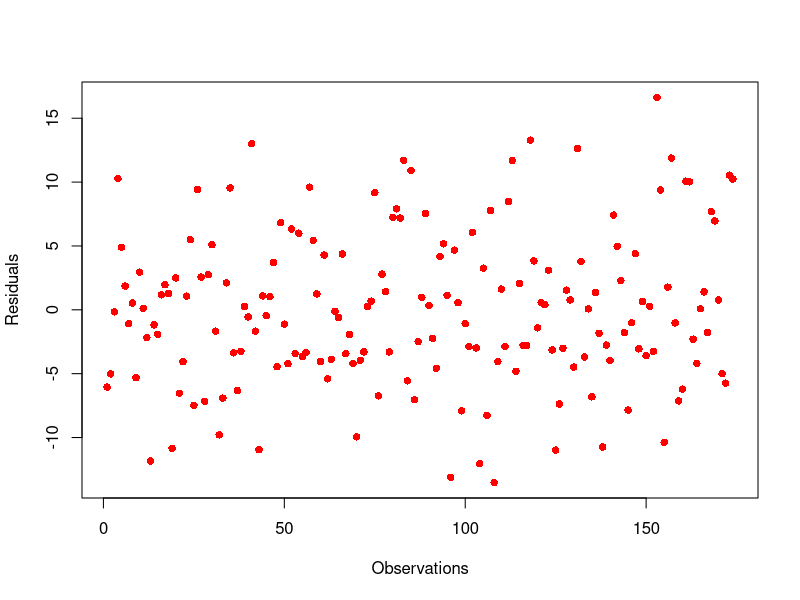
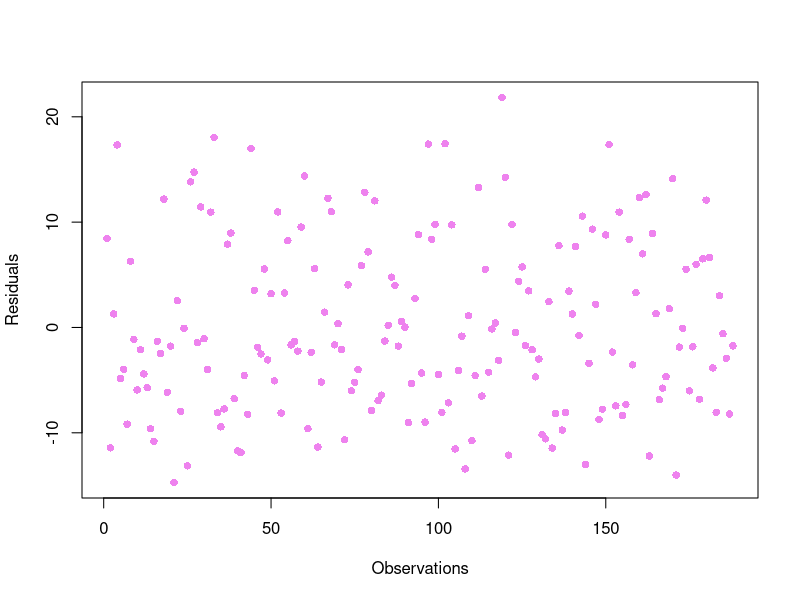
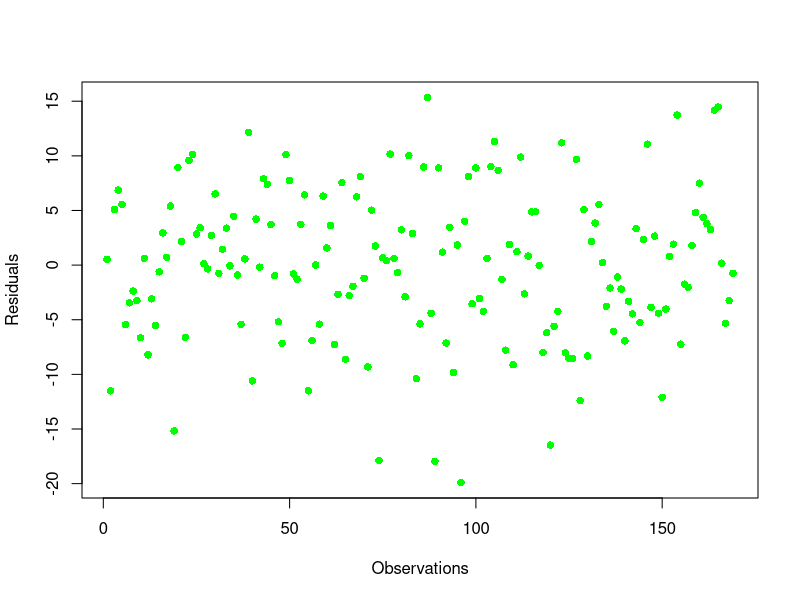
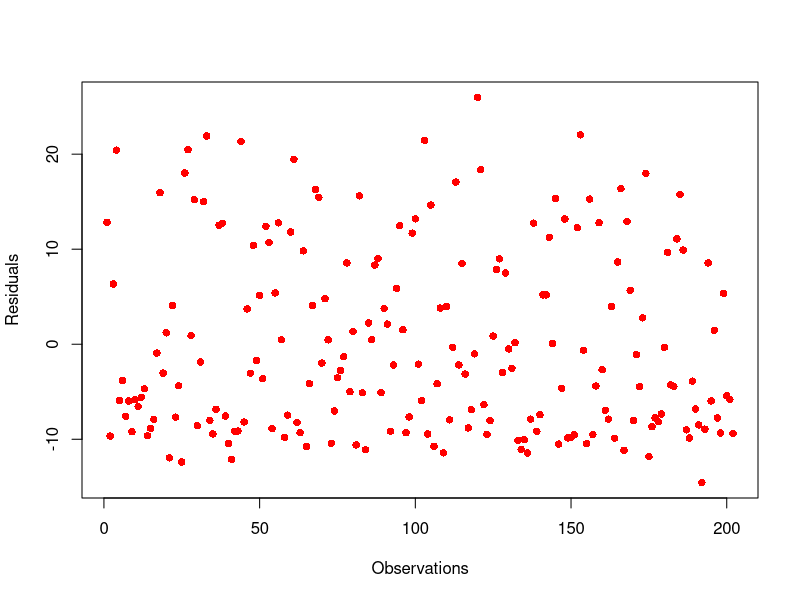
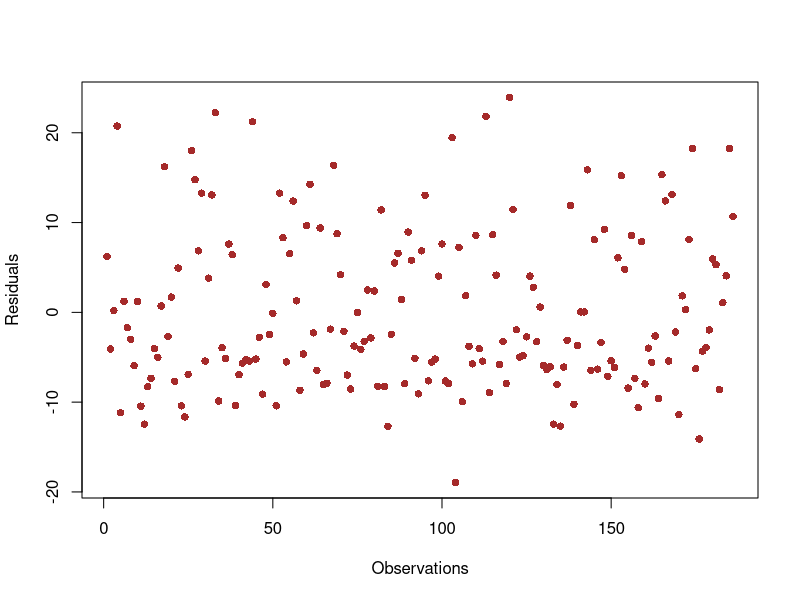
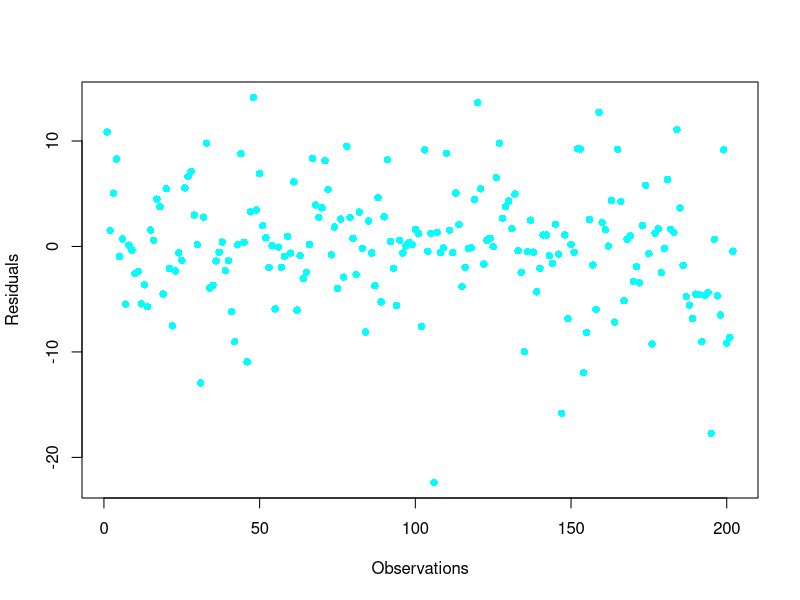
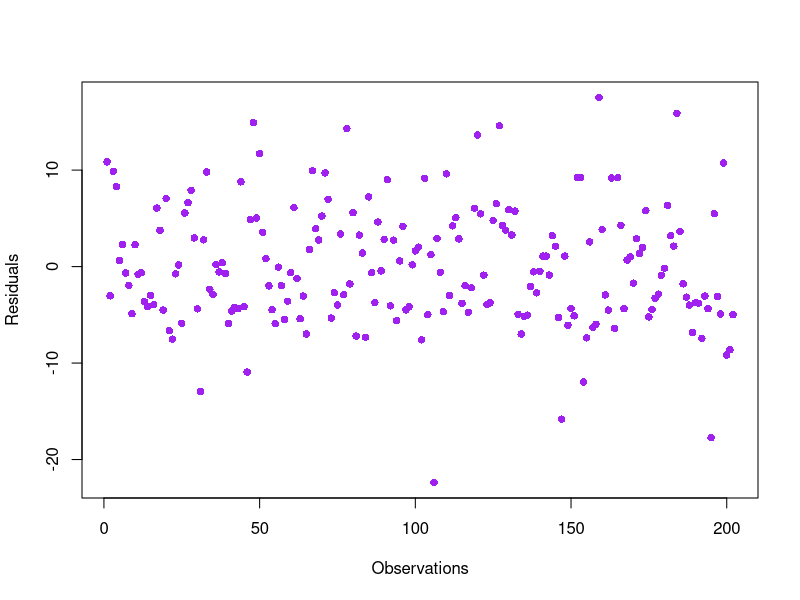
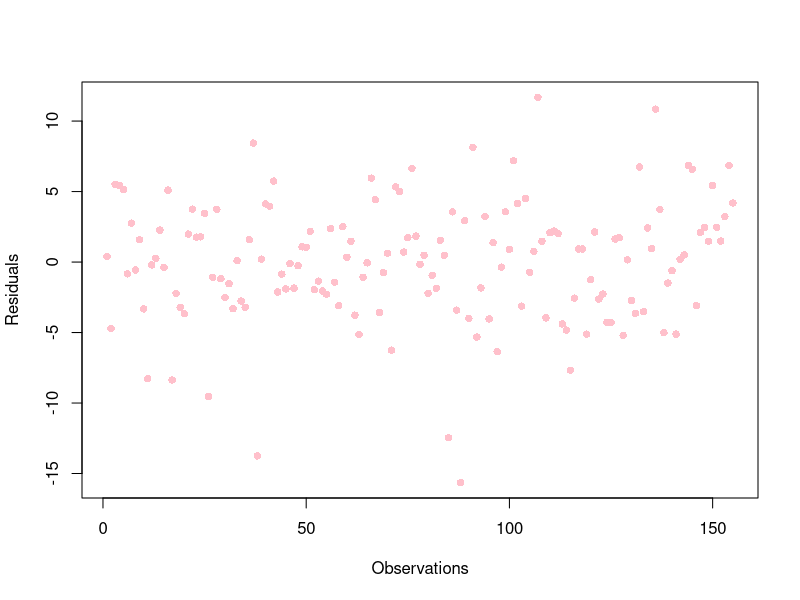

The R script that drew these images, in order:
## ---- chunk 1
library(tidyverse) 
data <- read.csv("world_clean.csv")
## ---- chunk 2
# fit the model
lm_birth_rate_predicted_by_years_in_school <- 
  lm(crude_birth_rate_perK ~  years_in_school , data = data) 
# get the coefficient table
summary(lm_birth_rate_predicted_by_years_in_school)$coeff
# make a residual plot
plot(lm_birth_rate_predicted_by_years_in_school$residuals, 
     pch = 16, col = "red", xlab = "Observations", ylab = "Residuals")
## ---- chunk 3
# fit the model
lm_birth_rate_predicted_by_gdp <- 
  lm(crude_birth_rate_perK ~  gdp , data = data) 
# get the coefficient table
summary(lm_birth_rate_predicted_by_gdp)$coeff
# make a residual plot
plot(lm_birth_rate_predicted_by_gdp$residuals, 
     pch = 16, col = "violet", xlab = "Observations", ylab = "Residuals")
## ---- chunk 4
# fit the model
lm_birth_rate_predicted_by_any_method <- 
  lm(crude_birth_rate_perK ~  any_method , data = data) 
# get the coefficient table
summary(lm_birth_rate_predicted_by_any_method)$coeff
# make a residual plot
plot(lm_birth_rate_predicted_by_any_method$residuals, 
     pch = 16, col = "green", xlab = "Observations", ylab = "Residuals")
## ---- chunk 5
# fit the model
lm_birth_rate_predicted_by_mean_age_of_childbearing <-
  lm(crude_birth_rate_perK ~  mean_age_of_childbearing , data = data) 
# get the coefficient table
summary(lm_birth_rate_predicted_by_mean_age_of_childbearing)$coeff
# make a residual plot
plot(lm_birth_rate_predicted_by_mean_age_of_childbearing$residuals, 
     pch = 16, col = "red", xlab = "Observations", ylab = "Residuals")
## ---- chunk 6
# fit the model
lm_birth_rate_predicted_by_score <- lm(crude_birth_rate_perK ~  score , data = data) 
# get the coefficient table
summary(lm_birth_rate_predicted_by_score)$coeff
# make a residual plot
plot(lm_birth_rate_predicted_by_score$residuals, 
     pch = 16, col = "brown", xlab = "Observations", ylab = "Residuals")
## ---- chunk 7
# fit the model
lm_birth_rate_predicted_by_regionL <- lm(crude_birth_rate_perK ~  region_l , data = data) 
# get the coefficient table
summary(lm_birth_rate_predicted_by_regionL)$coeff
# make a residual plot
plot(lm_birth_rate_predicted_by_regionL$residuals, 
     pch = 16, col = "cyan", xlab = "Observations", ylab = "Residuals")
## ---- chunk 8
# fit the model
lm_birth_rate_predicted_by_regionL <- 
  lm(crude_birth_rate_perK ~  r_Subsaharan_Africa + r_OtherOceania + r_CS.Asia , data = data) 
# get the coefficient table
summary(lm_birth_rate_predicted_by_regionL)$coeff
# make a residual plot
plot(lm_birth_rate_predicted_by_regionL$residuals, 
     pch = 16, col = "purple", xlab = "Observations", ylab = "Residuals")
## ---- chunk 9
# select the variable we need
linear_model_variables <- data %>% 
  select(mean_age_of_childbearing, any_method, gdp, years_in_school, score)
# write a function to deal with NAs
NA2mean <- function(x) replace(x, is.na(x), mean(x, na.rm = TRUE))
# apply the function to the data frame
replaced_nulls <- replace(linear_model_variables, TRUE, 
                          lapply(linear_model_variables, NA2mean))
# get the correlation matrix
cor(replaced_nulls)
## ---- chunk 10
# fit the model
lm_birth_rate_all_features <- 
  lm(crude_birth_rate_perK ~ r_Subsaharan_Africa+ r_OtherOceania  + r_CS.Asia +
       mean_age_of_childbearing + any_method + gdp + years_in_school + score, 
     data = data) 
# get the coefficient table
summary(lm_birth_rate_all_features)$coeff
# make a residual plot
plot(lm_birth_rate_all_features$residuals, pch = 16, col = "pink",
     xlab = "Observations", ylab = "Residuals")
## ---- chunk 11
# fit the model
lm_infant_mortality_predicted_by_years_in_school <- 
  lm(infant_mortality ~  years_in_school , data = data) 
# get the coefficient table
summary(lm_infant_mortality_predicted_by_years_in_school)$coeff
# make a residual plot
plot(lm_infant_mortality_predicted_by_years_in_school$residuals, 
     pch = 16, col = "red", xlab = "Observations", ylab = "Residuals")
## ---- chunk 12
# fit the model
lm_infant_mortality_predicted_by_gdp <- 
  lm(infant_mortality ~  gdp , data = data) 
# get the coefficient table
summary(lm_infant_mortality_predicted_by_gdp)$coeff 
# make a residual plot
plot(lm_infant_mortality_predicted_by_gdp$residuals, 
     pch = 16, col = "violet", xlab = "Observations", ylab = "Residuals")
## ---- chunk 13
# fit the model
lm_infant_mortality_predicted_by_any_method <- 
  lm(infant_mortality ~  any_method , data = data) 
# get the correlation table
summary(lm_infant_mortality_predicted_by_any_method)$coeff
# make a residual plot
plot(lm_infant_mortality_predicted_by_any_method$residuals, 
     pch = 16, col = "green", xlab = "Observations", ylab = "Residuals")
## ---- chunk 14
# fit the model
lm_infant_mortality_predicted_by_mean_age_of_childbearing <- 
  lm(infant_mortality ~  mean_age_of_childbearing , data = data) 
# get the correlation table
summary(lm_infant_mortality_predicted_by_mean_age_of_childbearing)$coeff
# make a residual plot
plot(lm_infant_mortality_predicted_by_mean_age_of_childbearing$residuals, 
     pch = 16, col = "red", xlab = "Observations", ylab = "Residuals")
## ---- chunk 15
# fit the model
lm_infant_mortality_predicted_by_score <- 
  lm(infant_mortality ~  score , data = data) 
# get the correlation table
summary(lm_infant_mortality_predicted_by_score)$coeff
# make a residual plot
plot(lm_infant_mortality_predicted_by_score$residuals, 
     pch = 16, col = "cyan", xlab = "Observations", ylab = "Residuals")
## ---- chunk 16
# fit the model
lm_infant_mortality_predicted_by_regionL <- 
  lm(infant_mortality ~  region_l , data = data) 
# get the correlation table
summary(lm_infant_mortality_predicted_by_regionL)$coeff
# make a residual plot
plot(lm_infant_mortality_predicted_by_regionL$residuals, 
     pch = 16, col = "purple", xlab = "Observations", ylab = "Residuals")
## ---- chunk 17
# fit the model
lm_infant_mortality_predicted_by_regionL <- 
  lm(infant_mortality ~  r_Subsaharan_Africa+ r_OtherOceania  + r_CS.Asia , 
     data = data) 
# get the correlation table
summary(lm_infant_mortality_predicted_by_regionL)$coeff
# make a residual plot
plot(lm_infant_mortality_predicted_by_regionL$residuals, 
     pch = 16, col = "purple", xlab = "Observations", ylab = "Residuals")
## ---- chunk 18
# fit the model
lm_infant_mortality_all_features <- 
  lm(infant_mortality ~ r_Subsaharan_Africa + r_OtherOceania + r_CS.Asia +
       mean_age_of_childbearing + any_method + gdp + years_in_school + score, 
     data = data) 
# get the correlation table
summary(lm_infant_mortality_all_features)$coeff
# make a residual plot
plot(lm_infant_mortality_all_features$residuals, 
     pch = 16, col = "purple", xlab = "Observations", ylab = "Residuals")
## ---- chunk 19
# fit the model
lm_infant_mortality_selected_features_1 <- 
  lm(infant_mortality ~ r_Subsaharan_Africa + r_OtherOceania  + r_CS.Asia +
       mean_age_of_childbearing + any_method + years_in_school + score, 
     data = data) 
# get the correlation table
summary(lm_infant_mortality_selected_features_1)$coeff
# make a residual plot
plot(lm_infant_mortality_selected_features_1$residuals, 
     pch = 16, col = "purple", xlab = "Observations", ylab = "Residuals")
## ---- chunk 20
# fit the model
lm_infant_mortality_selected_features_2 <- 
  lm(infant_mortality ~ r_Subsaharan_Africa +  mean_age_of_childbearing + 
       any_method + years_in_school + score, data = data) 
# get the correlation table
summary(lm_infant_mortality_selected_features_2)$coeff
# make a residual plot
plot(lm_infant_mortality_selected_features_2$residuals, 
     pch = 16, col = "purple", xlab = "Observations", ylab = "Residuals")
## ---- chunk 21
# fit the model
lm_infant_mortality_selected_features_3 <- 
  lm(infant_mortality ~ r_Subsaharan_Africa + mean_age_of_childbearing + 
       any_method + years_in_school, data = data) 
# get the correlation table
summary(lm_infant_mortality_selected_features_3)$coeff
# make a residual plot
plot(lm_infant_mortality_selected_features_3$residuals, 
     pch = 16, col = "purple", xlab = "Observations", ylab = "Residuals")
## ---- chunk 22
sum(is.na(data$HIV_prev))
## ---- chunk 23
data_2 <- data %>% filter(HIV_prev > -1) 
## ---- chunk 24
# fit the model
lm_HIV_prev_predicted_by_years_in_school <- 
  lm(HIV_prev ~ years_in_school, data = data) 
# get the correlation table
summary(lm_HIV_prev_predicted_by_years_in_school)$coeff
# make a residual plot
plot(lm_HIV_prev_predicted_by_years_in_school$residuals, 
     pch = 16, col = "red", xlab = "Observations", ylab = "Residuals")
## ---- chunk 25
# fit the model
lm_HIV_prev_predicted_by_gdp <- lm(HIV_prev ~ gdp , data = data_2) 
# get the correlation table
summary(lm_HIV_prev_predicted_by_gdp)$coeff
# make a residual plot
plot(lm_HIV_prev_predicted_by_gdp$residuals, 
     pch = 16, col = "violet", xlab = "Observations", ylab = "Residuals")
## ---- chunk 26
# fit the model
lm_HIV_prev_predicted_by_any_method <- lm(HIV_prev ~ any_method , data = data_2)
# get the correlation table
summary(lm_HIV_prev_predicted_by_any_method)$coeff
# make a residual plot
plot(lm_HIV_prev_predicted_by_any_method$residuals, 
     pch = 16, col = "green", xlab = "Observations", ylab = "Residuals")
## ---- chunk 27
# fit the model
lm_HIV_prev_predicted_by_barrier <- lm(HIV_prev ~ barrier , data = data_2) 
# get the correlation table
summary(lm_HIV_prev_predicted_by_barrier)$coeff
# make a residual plot
plot(lm_HIV_prev_predicted_by_barrier$residuals, 
     pch = 16, col = "red", xlab = "Observations", ylab = "Residuals")
## ---- chunk 28
# fit the model
lm_HIV_prev_predicted_by_score <- lm(HIV_prev ~ score, data = data_2) 
# get the correlation table
summary(lm_HIV_prev_predicted_by_score)$coeff
# make a residual plot
plot(lm_HIV_prev_predicted_by_score$residuals, 
     pch = 16, col = "purple", xlab = "Observations", ylab = "Residuals")
## ---- chunk 29
# fit the model
lm_HIV_prev_predicted_by_regionL <- lm(HIV_prev ~ region_l , data = data_2) 
# get the correlation table
summary(lm_HIV_prev_predicted_by_regionL)$coeff
# make a residual plot
plot(lm_HIV_prev_predicted_by_regionL$residuals, 
     pch = 16, col = "purple", xlab = "Observations", ylab = "Residuals")
## ---- chunk 30
# fit the model
lm_HIV_prev_all_features <- lm(HIV_prev ~ barrier + any_method + gdp +
                                 years_in_school + score, data = data) 
# get the correlation table
summary(lm_HIV_prev_all_features)$coeff
# make a residual plot
plot(lm_HIV_prev_all_features$residuals, 
     pch = 16, col = "purple", xlab = "Observations", ylab = "Residuals")
## ---- chunk 31
# fit the model
lm_HIV_prev_all_features <- lm(HIV_prev ~ barrier + gdp + years_in_school, data = data) 
# get the correlation table
summary(lm_HIV_prev_all_features)$coeff
# make a residual plot
plot(lm_HIV_prev_all_features$residuals, 
     pch = 16, col = "purple", xlab = "Observations", ylab = "Residuals")
## ---- chunk 32
# fit the model
lm_HIV_prev_all_features <- lm(HIV_prev ~ barrier + gdp, data = data) 
# get the correlation table
summary(lm_HIV_prev_all_features)$coeff
# make a residual plot
plot(lm_HIV_prev_all_features$residuals, 
     pch = 16, col = "purple", xlab = "Observations", ylab = "Residuals")
